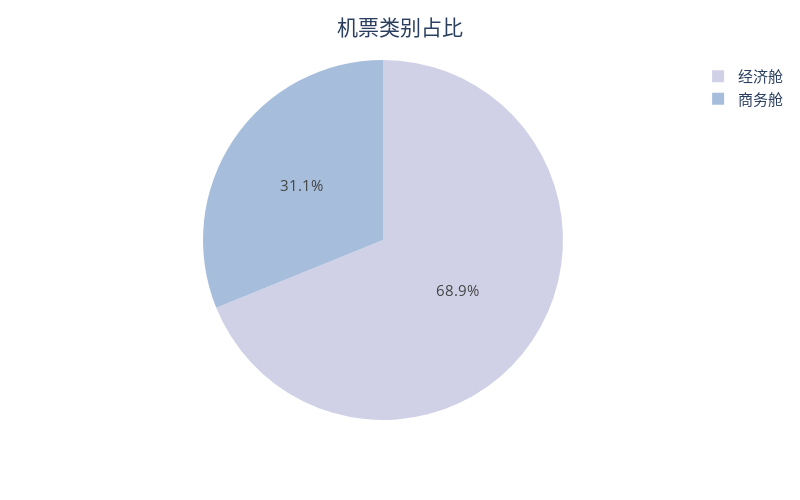

Write notebook code for a chart like this one.
### Markdown cell above
# 3.数据可视化

### Code cell
df1 = df.copy()
df1=df1.replace({'Economy':'经济舱','Business':'商务舱'})
class_count=df1['class'].value_counts().reset_index()

# class_count
fig = px.pie(class_count, values='class', names='index',color_discrete_sequence=px.colors.sequential.PuBu[2:],width=800, height=500)
fig.update_layout(
    title={  
        "text":'机票类别占比',
        "y":0.96,  
        "x":0.5,
        "xanchor":"center",  
    }
)
fig.update_layout(font =dict(size=15))
fig.show()
fig.write_image('bus.png',scale=2)

### Figure 1 — Plotly figure (JSON) as saved in the notebook; plotly's stock layout.template omitted (floating-point values rounded to 4 significant figures)
{"data": [{"domain": {"x": [0, 1], "y": [0, 1]}, "hovertemplate": "index=%{label}<br>class=%{value}<extra></extra>", "labels": ["经济舱", "商务舱"], "legendgroup": "", "name": "", "showlegend": true, "type": "pie", "values": [206666, 93487]}], "layout": {"font": {"size": 15}, "height": 500, "legend": {"tracegroupgap": 0}, "margin": {"t": 60}, "piecolorway": ["rgb(208,209,230)", "rgb(166,189,219)", "rgb(116,169,207)", "rgb(54,144,192)", "rgb(5,112,176)", "rgb(4,90,141)", "rgb(2,56,88)"], "title": {"text": "机票类别占比", "x": 0.5, "xanchor": "center", "y": 0.96}, "width": 800}}
